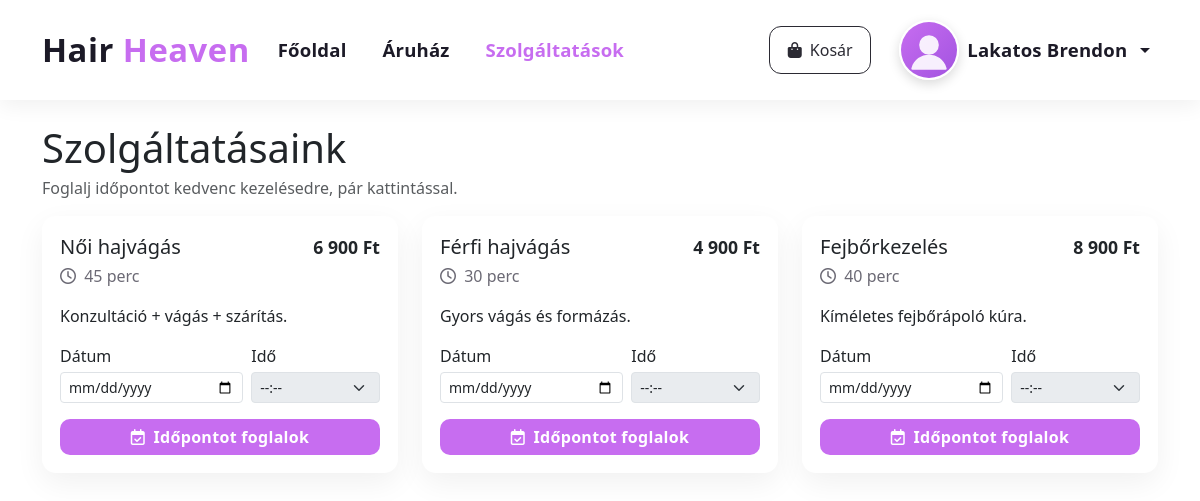
The page /szolgaltatasok.php (signed in) on the database as committed earlier.
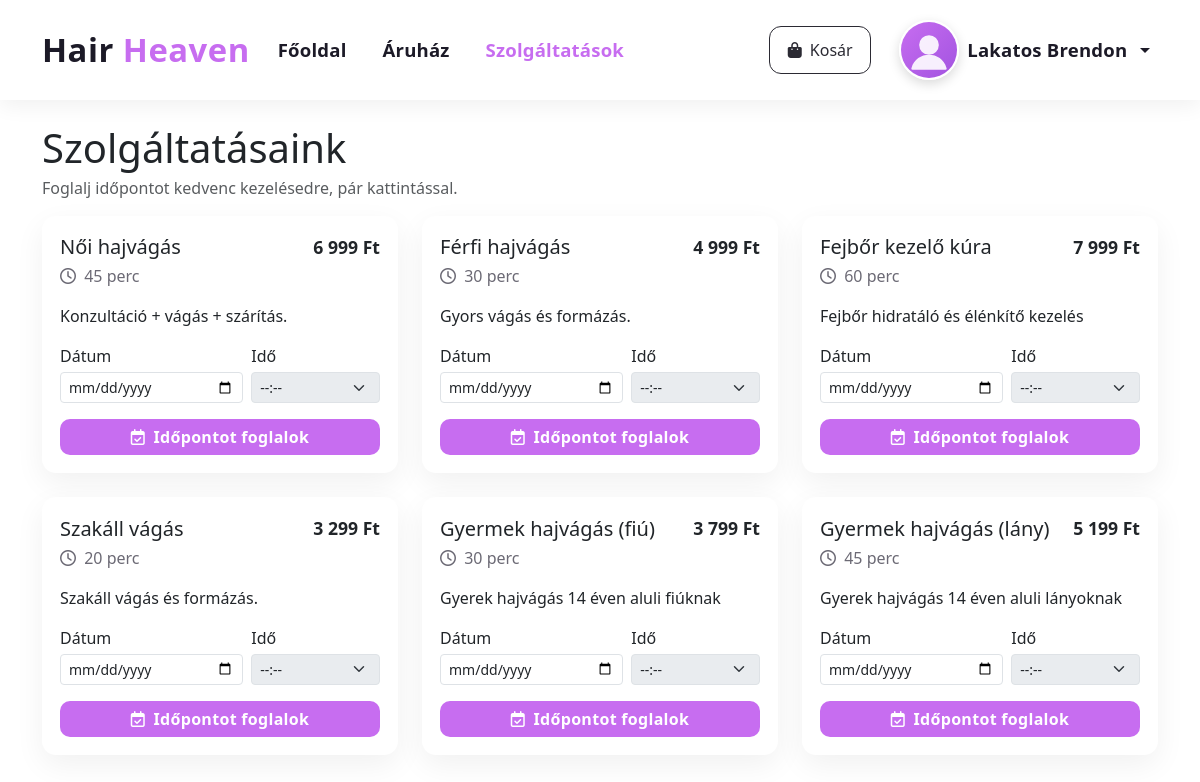
The same page on the database as committed later.
### tables this page shows
CREATE TABLE `services` (
  `id` int(11) NOT NULL,
  `name` varchar(120) NOT NULL,
  `duration_minutes` int(11) NOT NULL,
  `price` decimal(10,2) NOT NULL,
  `description` text DEFAULT NULL,
  `is_active` tinyint(1) NOT NULL DEFAULT 1
);

### szolgaltatasok.php (the view, shortened to what this page needs)
<?php
$mysqli   = db();
function e($s){ return htmlspecialchars((string)$s, ENT_QUOTES, 'UTF-8'); }
$services = [];
if ($mysqli) {
  $res = $mysqli->query("
    SELECT id, name, duration_minutes, price, description
    FROM services
    WHERE is_active=1
    ORDER BY id ASC
  ");
  while ($row = $res->fetch_assoc()) $services[] = $row;
}
?>
<!doctype html>
<html lang="hu">
<head>
  <link href="https://cdn.jsdelivr.net/npm/bootstrap@5.3.2/dist/css/bootstrap.min.css" rel="stylesheet">
  <link rel="stylesheet" href="https://cdnjs.cloudflare.com/ajax/libs/font-awesome/6.5.0/css/all.min.css"/>
  <link rel="stylesheet" href="/assets/hairheaven.css">
</head>
<body>
<?php $activePage='services'; include __DIR__.'/navbar.php'; ?>
<div class="container my-4">
  <div class="d-flex align-items-end justify-content-between mb-3">
    <div>
      <h1 class="page-title mb-1">Szolgáltatásaink</h1>
      <div class="text-muted">Foglalj időpontot kedvenc kezelésedre, pár kattintással.</div>
    </div>
  </div>
  <div class="row g-4">
    <?php foreach ($services as $s): ?>
      <div class="col-12 col-lg-4">
        <div class="service-card h-100">
          <div class="d-flex justify-content-between align-items-center mb-1">
            <h5 class="mb-0"><?= e($s['name']) ?></h5>
            <span class="price-tag"><?= number_format((float)$s['price'], 0, ',', ' ') ?> Ft</span>
          </div>
          <div class="muted mb-3">
            <i class="fa-regular fa-clock me-1"></i> <?= (int)$s['duration_minutes'] ?> perc
          </div>
          <?php if (!empty($s['description'])): ?>
            <p class="mb-3"><?= e($s['description']) ?></p>
          <?php endif; ?>
          <form class="booking-form" data-service="<?= (int)$s['id'] ?>">
            <div class="row g-2 align-items-end">
              <div class="col-7">
                <label class="form-label mb-1">Dátum</label>
                <input type="date" class="form-control form-control-sm js-date" min="<?= date('Y-m-d') ?>">
              </div>
              <div class="col-5">
                <label class="form-label mb-1">Idő</label>
                <select class="form-select form-select-sm js-time" disabled>
                  <option value="">--:--</option>
                </select>
              </div>
            </div>
            <button type="submit" class="btn btn-cta text-white w-100 mt-3" <?= $isLogged?'':'disabled' ?>>
              <i class="fa-regular fa-calendar-check me-1"></i> Időpontot foglalok
            </button>
          </form>
        </div>
      </div>
    <?php endforeach; ?>
  </div>
</div>
</body>
</html>

Rows that differ between the two databases and show on the page:
removed services: name "Fejbőrkezelés", price "8 900", duration_minutes "40", description "Kíméletes fejbőrápoló kúra."
changed services "Női hajvágás": price "6 900" → "6 999"
changed services "Férfi hajvágás": price "4 900" → "4 999"
added services: name "Fejbőr kezelő kúra", price "7 999", duration_minutes "60", description "Fejbőr hidratáló és élénkítő kezelés"
added services: name "Szakáll vágás", price "3 299", duration_minutes "20", description "Szakáll vágás és formázás."
added services: name "Gyermek hajvágás (fiú)", price "3 799", duration_minutes "30", description "Gyerek hajvágás 14 éven aluli fiúknak"
added services: name "Gyermek hajvágás (lány)", price "5 199", duration_minutes "45", description "Gyerek hajvágás 14 éven aluli lányoknak"
